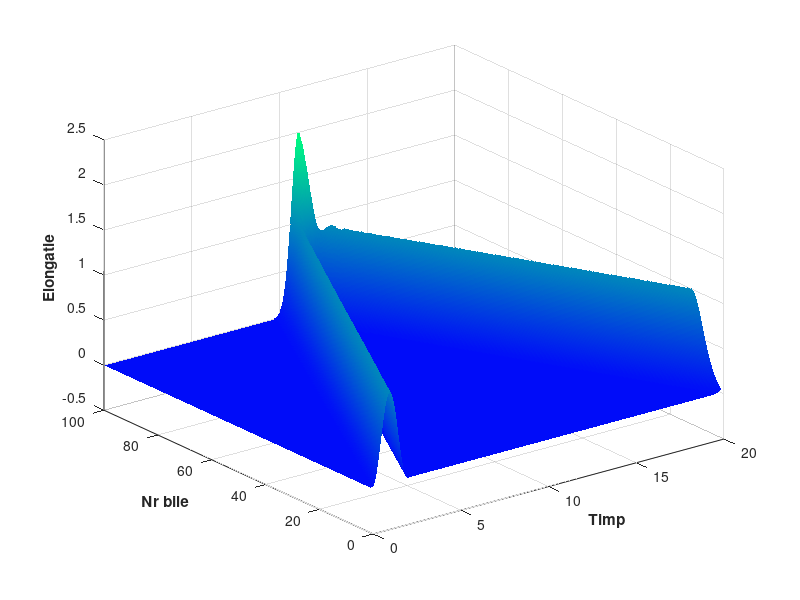

Recreate this plot in MATLAB.
%Oscilator cu 3 grade de libertate
clear all; close all; clc;

%Masa KG; Constanta elastica N/M; Numarul de bile
m = 1;
k = 100;
P = 100; 

%Discretizare timp
t0 = 0;
tf = 20;
N = 5000;
t = linspace(t0, tf, N);
dt = t(2) - t(1);

csi = zeros(P, N);
csi_s = zeros(1, N);
csi_d = zeros(1, N);

a = 1; %Amplitudinea perturbatiei
omega = pi / 2;

f = zeros(1,N);
choice = menu('Choose a function:' ,'Sin^2', 'Cos^2','1(t)');
switch choice
        case 1
                f(t<2) = a*sin(omega*t(t<2)).^2;
        case 2
                f(t<2) = a*cos(omega*t(t<2)).^2;
        case 3
                f(t<2) = 1;
end 


for i = 2 : N - 1
    for j = 2 : P - 1
        csi(j, i+1) = 2 * csi(j, i) - csi(j, i-1)- k * dt^2 / m * (2*csi(j,i) - csi(j-1,i) - csi(j+1,i));
    end
    csi(1,i+1) = 2*csi(1,i) - csi(1,i-1) - dt^2 * k/m*(2*csi(1,i) - f(i) - csi(2,i));
    csi(P,i+1) = 2*csi(P,i) - csi(P,i-1) - dt^2 * k/m*(2*csi(P,i) - csi(P-1,i) - csi_d(i));
    csi_d(i+1) = csi(P,i+1);
end;


%Timp si bila de repr pe grafic
[tg, bg] = meshgrid(t,1:P);
surf(tg, bg, csi);
zlabel('Elongatie', 'FontWeight' ,'bold');
xlabel('Timp', 'FontWeight' ,'bold');
ylabel('Nr bile', 'FontWeight' ,'bold');
colormap winter;
shading interp;


%Viteza undei este l/dt, unde dt este diferenta dintre momentele de timp in care
%bila i si i+1 isi ating maximele